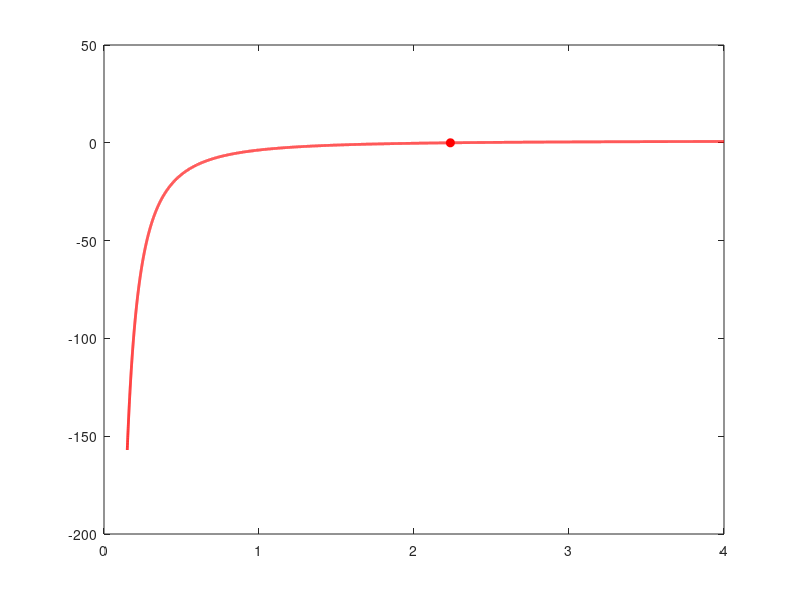

Source code (MATLAB): (Note: this script raises an error after producing the figure.)
%% MR27 RESIN PUCK INSERT CALCULATOR
% Sizes a cast resin puck (Pro-Set LAM-151-HT around an Al NAS03 spool, fully cured in a jig) that is
% spliced into the 6.1 pcf honeycomb with 3M AF 3074 core splice film and co-cured at 350 F.
% Outputs the puck radius, the failure mode that governs, and the bond strength the splice must provide.
%
% Based on G7_Insert_Calculator_MR27_20261008.m (the G7 plug calculator), same layout and sections.
% Equations based on Insert_calculator_2025_v2_1.mlx.
% ECSS-E-HB-32-22A core-shear equations are unedited.
%
% CHANGES FROM THE G7 PLUG CALCULATOR
%   * Plug material (G7/G10/G11) -> resin puck material (LAM-151-HT) with an Al spool inside.
%   * Gc = G_W (the old G_W/3 is dropped). Link force is Rev15 (8140 N).
%   * Both bolts of the bracket can share ONE puck, so the puck carries the bracket loads, or each bolt
%     can have its own round puck ('separate'). A shared puck is a figure-8 (two overlapping circles)
%     or a stadium (slot) selected with puck_layout. ECSS only covers one
%     round insert, so the two-bolt outline is sized with an equal-PERIMETER equivalent round puck.
%     That is our approximation, not ECSS.
%   * Plug-to-core bond -> splice bond (same idea: reported as the required strength).
%   * Plug-only checks (washer crush, bolt bearing in plug, washer punch-through) are replaced by a
%     spool neck compression check. The bolt now bears on the Al spool, not the puck.
%   * The potted reference insert and the potted ECSS curve are removed (the puck is the potted insert now).

clear; close all; clc;

%% 1. LOADS
% Default is worst load case from MR27_Suspension_Loads_Rev15
link_force_N          = 8140;    % max link force (N)
angle_from_normal_deg = 10.45;   % link angle from panel normal (deg) based on MR26 FLCA-F geometry
bracket_type          = 'B';     % 'A' or 'B' bracket style
a                     = 1.52;    % distance between bolts (in)
y                     = 0.4185;  % spherical to middle of bracket base (in)

SF = 2;                          % safety factor applied to loads

% Load mode: 'bracket' uses the link force and bracket geometry above (suspension arms).
% 'direct' skips the bracket and applies loads straight to the puck (non-suspension parts).
load_mode    = 'bracket';        % 'bracket' or 'direct'
direct_P_lb  = 1000;             % 'direct' mode: normal (pull-out) load on ONE puck, before SF
direct_Q_lb  = 0;                % in-plane shear on the puck, before SF
direct_M_lbin = 0;               % moment on the puck, before SF

% Friction credit (same assumption as old calc). With these numbers friction
% (850 lb per bracket) cancels all shear for every control arm at SF 2-2.5.
% Set use_friction = false for a conservative shear check.
use_friction = true;
bolt_preload = 2125.8;           % lb per bolt, 75% of proof load (old calc value)
mu           = 0.2;              % Al bracket on carbon (old calc value; sheet uses 0.175)
n_bolts      = 2;                % bolts per bracket

% Puck layout for a 2-bolt bracket:
%   'figure8'  = both bolts in ONE puck made of two overlapping circles
%   'stadium'  = both bolts in ONE puck shaped as a slot (no cusps)
%   'separate' = one round puck per bolt (the pucks must fit at the bolt spacing a)
puck_layout = 'figure8';
puck_bolts  = 2 - strcmpi(puck_layout, 'separate');   % bolts per puck (2, or 1 for separate pucks)

%% 2. SANDWICH PANEL
% This is where ply thickness and core thickness go. old calc hard-coded these
% in its CORE PROPERTIES / FACE SHEET PROPERTIES blocks (c = 0.75,
% f = 0.055); here f is built from our ply count and ply thickness.

% Face sheet (one skin)
n_plies   = 3;                   % plies per face sheet  PLACEHOLDER
t_ply_mm  = 0.18;                % cured ply thickness (mm)  PLACEHOLDER
f         = n_plies * t_ply_mm / 25.4;   % face sheet thickness (in)
vf        = 0.3;                 % Poisson's ratio = sqrt(vxy*vyx)
Ef        = 4.33e6;              % Young's modulus (psi) = sqrt(Ex*Ey) (SES value)
Sigma_fy  = 14000;               % interlaminar shear strength of skin (psi) - old calc value
tau_f_punch = 14000;             % skin through-thickness shear (punch) strength (psi) PLACEHOLDER

% Core (global 6.1 pcf, Hexcel HexWeb CR-III 5052 1/8-6.1, W direction)
c         = 1;                   % core height (in)
Gc        = 41000;               % core effective shear modulus (psi) = G_W. Old calc used G_W/3 = 13667; dropped.
Twcrit    = 272;                 % core shear strength (psi), minimum value (old calc value)

%% 3. RESIN PUCK MATERIAL  <-- EDIT
% Values are from the datasheet of the neat resin, NOT measured on our part:
%   rho_gcc: density
%   Fcu_flat: neat compressive yield (ASTM D695, 302 F post-cure)
%   T_max_C: glass transition (DMA onset) / max service temp (must clear the cure)
resin_material = 'LAM-151-HT';

switch resin_material
    case 'LAM-151-HT'   % Pro-Set LAM-151-HT / LAM-251-HT, Rev 6 Mar 2025, UNFILLED (no glass beads)
        mat.name = 'LAM-151-HT'; mat.rho_gcc = 1.13;
        mat.Fcu_flat = 16300;    mat.T_max_C = 164;     % Tg onset 328 F. No datasheet data at a 350 F cure.
        mat.verified = false;
end

cure_temp_F = 350;               % monocoque cure temperature (F)  <-- EDIT if you lower it

%% 4. SPLICE BOND (3M AF 3074)
% Shear the splice film line between the puck wall and the cut honeycomb can
% carry, averaged over the full puck wall area (perimeter * wall height). Only the foil
% edges touch the film, so this is NOT the adhesive's datasheet strength. The AF 3074
% datasheet (preliminary, June 2025) only gives 1883 psi tube shear on SOLID Al tubes, 257 F cure.
% Ideally we should empirically test what this actually is.
% Default = core shear strength (Twcrit), the same assumption as the G7 calculator: the core
% fails before the splice. Replace with push-out coupon data
% (tau = load / (perimeter*h)) when we have it.
tau_bond_allow = Twcrit;         % psi
bond_is_measured = false;        % set true once tau_bond_allow comes from your tests
bond_knockdown = 1.0;            % extra knockdown on the bond (1 = none)
inset_each_face = 0.0;           % resin inset below each skin (in), so the bonded wall is c - 2*inset  PLACEHOLDER

%% 5. HARDWARE AND SIZING RULES
resin_wall_min = 0.125;          % min resin wall outside the spool flange (in)  PLACEHOLDER
min_ligament = 0.25;             % min core left between two separate pucks (in)  PLACEHOLDER
b_min    = 0.25;                 % floor on radius (old calc floored at 0.25")
b_step   = 0;                    % round puck radius up to this step (in); 0 = no rounding
Pss_knockdown = 0.89;            % ECSS min-vs-typical knockdown (old calc value)
make_plots = true;

% Spool: NAS03 Al spool, "Insert lengths 26" tab of the MR26 sheet.
% Spool length is taken as the full panel thickness (2*f + c).
spool_flange_OD  = 0.500;        % in
spool_flange_t   = 0.080;        % in, each flange
spool_neck_dia   = 0.291;        % in
spool_hole_dia   = 0.191;        % in, bolt clearance through the spool
rho_al_gcc       = 2.70;         % Al 6061 (g/cc)
spool_neck_yield = 35000;        % psi, 6061-T6 minimum yield, assumed  PLACEHOLDER (confirm spool alloy/temper)

%% 6. DESIGN LOADS PER INSERT
switch lower(load_mode)
    case 'bracket'
        F   = link_force_N * 0.224809;               % N -> lb
        ang = angle_from_normal_deg * pi/180;
        Fn  = F*cos(ang);                            % normal to panel, whole bracket
        Fs  = F*sin(ang);                            % in-plane, whole bracket

        switch upper(bracket_type)
            case 'B'   % both bolts share the normal load; moment carried at base
                P_ins = Fn/2;
                M_ins = Fs*y;
            case 'A'   % moment resolved into a bolt-load couple (sheet FBD)
                P_ins = Fn/2 + Fs*y/a;               % worst (outside) bolt
                M_ins = 0;
            otherwise
                error('bracket_type must be ''A'' or ''B''');
        end

        max_friction = n_bolts*bolt_preload*mu*use_friction;
        P = SF*P_ins;                                % design normal load per insert (lb)
        Q = max(SF*Fs - max_friction, 0);            % design shear (lb), old calc convention
        M = SF*M_ins;                                % design moment (lb-in)

        % Loads on the PUCK. If both bolts share it, the puck carries the bracket resultants (the bolt
        % couple of a type A bracket is internal to the rigid puck). If each bolt has its own puck, each
        % puck carries the per-insert loads above, as in the G7 calculator.
        if puck_bolts == n_bolts
            P_puck = SF*Fn;   M_puck = SF*Fs*y;
        elseif puck_bolts == 1
            P_puck = P;       M_puck = M;
        else
            error('puck_bolts must be 1 or equal to n_bolts.');
        end
        Q_puck = Q;
    case 'direct'
        % Loads are given directly on one puck; no bracket and no friction credit.
        if puck_bolts > 2, error('puck_bolts must be 1 or 2.'); end
        F = NaN;  max_friction = 0;
        P_puck = SF*direct_P_lb;  Q_puck = SF*direct_Q_lb;  M_puck = SF*direct_M_lbin;
        if P_puck <= 0, error('Direct mode needs direct_P_lb > 0.'); end
        P = P_puck/puck_bolts;  Q = Q_puck;  M = M_puck;     % per-bolt P is used by the spool neck check
    otherwise
        error('load_mode must be ''bracket'' or ''direct''');
end

%% 7. ECSS CORE-SHEAR CHECK  (same equations as old calc)
beta   = c/f;                                                 % [C.2-9]
alpha  = 1/f * sqrt(Gc/Ef*12*(1-vf^2)*(1+beta/2));            % [C.2-10]
C_star = beta/(beta+1);                                       % [C.2-14]
Kmax   = @(b) b./(b./(1-exp(-.931714.*(alpha.*b).^.262866))) ...
            .*(1-sqrt((b./(1-exp(-.931714.*(alpha.*b).^.262866)))./b) ...
            .*exp(alpha.*(b-b./(1-exp(-.931714.*(alpha.*b).^.262866)))));  % [C.2-16],[C.2-6]
Pcrit  = @(b) 2*pi.*b.*c.*Twcrit./(C_star.*Kmax(b));          % [C.2-17]
Qss    = @(b) 8*b.^2*Twcrit + 2*f.*b.*Sigma_fy;               % [14.2-1]

b = linspace(0.15, 4, 20000);                                 % candidate radius of an equivalent ROUND puck (in)

% Rigid puck: radius b everywhere (the resin does not fill the cells), loads on the puck
MS_plug = 1 - ((Q_puck./Qss(b)).^2 + (P_puck./(Pss_knockdown*Pcrit(b))).^2 + (M_puck./(Pcrit(b).*b)).^2);

i1 = find(MS_plug >= 0, 1);
if isempty(i1)
    error('No radius under 4" satisfies the ECSS check - loads too high for this panel.');
end
b_ecss = b(i1);          % radius of the equivalent round puck (in)

%% 8. PUCK SIZING CHECKS
% The puck is SIZED like old calc sizes potting (ECSS core shear), plus geometric limits and
% face-sheet punch-out. The splice bond is NOT a sizing check (old calc has none); it is reported
% below as the bond strength the design REQUIRES, i.e. the target your push-out coupons have to beat.

% (d) Face-sheet punch-out around the puck perimeter (equivalent round radius)
b_punch = P_puck/(2*pi*f*tau_f_punch);
% (e) Spool flange plus a minimum resin wall (per lobe)
b_edge  = spool_flange_OD/2 + resin_wall_min;

% Two-bolt outline: equal-PERIMETER conversion from the equivalent round radius to the lobe radius.
% (our approximation, NOT ECSS; the figure-8 also ignores the stress concentration at its two cusps)
if puck_bolts == 2 && strcmpi(puck_layout, 'stadium')
    % Stadium: end radius R at each bolt, straight sides a long. Perimeter 2a + 2*pi*R.
    per_f    = @(R) 2*a + 2*pi*R;
    area_f   = @(R) pi*R.^2 + 2*R*a;
    lobe_for = @(Req) max(Req - a/pi, 0);
elseif puck_bolts == 2
    % Figure-8: two circles of radius R, centres a apart (union of the two).
    th_f     = @(R) acos(min(a./(2*R), 1));                   % half-angle of the arc lost inside the overlap
    per_f    = @(R) 4*R.*(pi - th_f(R));
    area_f   = @(R) 2*pi*R.^2 - (2*R.^2.*th_f(R) - (a/2)*sqrt(max(4*R.^2 - a^2, 0)));
    Rg       = linspace(0.01, 8, 80000);
    lobe_for = @(Req) Rg(find(per_f(Rg) >= 2*pi*Req, 1));     % smallest lobe whose outline has perimeter >= 2*pi*Req
else
    per_f    = @(R) 2*pi*R;                                   % one bolt: a round puck
    area_f   = @(R) pi*R.^2;
    lobe_for = @(Req) Req;
end

req_names = {'ECSS core shear (old calc eqns)', 'Face-sheet punch-out', ...
             'Spool flange + resin wall', 'Minimum radius floor'};
req_vals  = [lobe_for(b_ecss), lobe_for(b_punch), b_edge, b_min];
[b_req, igov] = max(req_vals);
if b_step > 0
    b_design = ceil(b_req/b_step - 1e-9)*b_step;
else
    b_design = b_req;   % exact radius at the governing limit
end
b_round = per_f(b_design)/(2*pi);     % equivalent round radius of the final outline (= b_design for one round puck)

% (c) Splice bond requirement at the design size.
% Conservative: all of P through the puck wall, no credit for the skins.
h            = c - 2*inset_each_face;                               % bonded wall height (in)
perim        = per_f(b_design);                                     % bonded perimeter (in)
tau_bond_req = P_puck/(perim*h);                                    % psi, average
tau_bond_pk  = tau_bond_req + M_puck/(pi*b_round^2*h);              % psi, peak when the moment tilts the puck (ours, not ECSS)
sig_bond_Q   = Q_puck/(pi*b_round*h);                               % psi, peak normal stress on the wall from Q
MS_bond      = tau_bond_allow*bond_knockdown/tau_bond_req - 1;

% Spool neck compression (radius-independent). Push-in direction: bolt preload clamps the neck and the
% pushed-in link load adds to it. The neck is checked ALONE: any compression the resin shares is ignored.
A_neck     = pi/4*(spool_neck_dia^2 - spool_hole_dia^2);            % in^2
F_neck     = bolt_preload + P;                                      % lb per spool (P = per-insert load)
sig_neck   = F_neck/A_neck;                                         % psi
MS_neck    = spool_neck_yield/sig_neck - 1;
OD_neck_req = sqrt(4*(F_neck/spool_neck_yield)/pi + spool_hole_dia^2);   % neck OD for MS = 0 at this bore (in)

%% 9. RESULTS
in3_to_cc = 16.387064;
% Puck mass: Al spool(s) + resin filling the puck outline (height c) except where the spool and its bolt hole sit.
L_spool    = 2*f + c;                                                % in
V_flanges  = 2 * pi/4*(spool_flange_OD^2 - spool_hole_dia^2)*spool_flange_t;
V_neck     = pi/4*(spool_neck_dia^2 - spool_hole_dia^2)*(L_spool - 2*spool_flange_t);
V_spool    = V_flanges + V_neck;                                     % solid Al (in^3)
V_spool_in_core = V_spool - pi/4*(spool_flange_OD^2 - spool_hole_dia^2)*2*f;
V_hole_in_core  = pi/4*spool_hole_dia^2*c;
V_resin    = area_f(b_design)*c - puck_bolts*(V_spool_in_core + V_hole_in_core);   % in^3
m_spool    = puck_bolts*rho_al_gcc*in3_to_cc/1000*V_spool;           % kg
m_resin    = mat.rho_gcc*in3_to_cc/1000*V_resin;                     % kg
m_puck     = m_spool + m_resin;                                      % kg

fprintf('\n=== DESIGN LOADS (SF = %.2f) ===\n', SF);
if strcmpi(load_mode, 'bracket')
    fprintf('Link force %.0f N (%.0f lb), %.2f deg from normal, bracket type %s\n', ...
            link_force_N, F, angle_from_normal_deg, upper(bracket_type));
else
    fprintf('Direct load mode (no bracket, no friction credit)\n');
end
fprintf('Per insert: P = %.0f lb   Q = %.0f lb   M = %.0f lb-in   (friction credit %.0f lb)\n', P, Q, M, max_friction);
fprintf('On the puck (%d bolt(s)): P = %.0f lb   Q = %.0f lb   M = %.0f lb-in\n', puck_bolts, P_puck, Q_puck, M_puck);
fprintf('Panel: f = %.4f in (%d plies x %.3f mm), c = %.3f in\n', f, n_plies, t_ply_mm, c);

fprintf('\n=== %s PUCK: REQUIRED RADIUS BY FAILURE MODE ===\n', mat.name);
for k = 1:numel(req_vals)
    tag = '';  if k == igov, tag = '  <-- governs'; end
    fprintf('  %-32s %6.3f in%s\n', req_names{k}, req_vals(k), tag);
end
if puck_bolts == 2
    fprintf('  (radius of each lobe; equivalent round puck: ECSS %.3f in, punch-out %.3f in)\n', b_ecss, b_punch);
    if strcmpi(puck_layout, 'stadium')
        fprintf('Puck to mold: stadium, end radius %.4f in, bolt centres %.2f in apart, %.2f x %.2f in, approx. mass %.1f g\n', ...
                b_design, a, a + 2*b_design, 2*b_design, 1000*m_puck);
    else
        fprintf('Puck to mold: figure-8, lobe radius %.4f in, bolt centres %.2f in apart, %.2f x %.2f in, approx. mass %.1f g\n', ...
                b_design, a, a + 2*b_design, 2*b_design, 1000*m_puck);
    end
else
    fprintf('Puck radius to mold: %.4f in (dia %.4f in), approx. mass %.1f g per puck\n', b_design, 2*b_design, 1000*m_puck);
    if strcmpi(puck_layout, 'separate')
        fprintf('Separate pucks: one per bolt, %d per bracket, approx. %.1f g per bracket\n', n_bolts, n_bolts*1000*m_puck);
    end
end

fprintf('\n=== SPLICE BOND REQUIREMENT (target for push-out coupons) ===\n');
fprintf('  Bond must carry >= %.0f psi  (= P / (perimeter*h), all load through the wall)\n', tau_bond_req);
fprintf('  Peak with the moment: %.0f psi  (adds M / (pi*Req^2*h))\n', tau_bond_pk);
if Q_puck > 0
    fprintf('  Normal stress on the wall from Q: %.0f psi\n', sig_bond_Q);
end
if bond_is_measured
    src = 'measured';
else
    src = 'core shear strength, not measured';
end
fprintf('  Current allowable %.0f psi (%s) -> MS = %.2f\n', tau_bond_allow, src, MS_bond);
fprintf('  For a coupon of perimeter L and wall height h: pass if failure load > %.0f*L*h lb\n', tau_bond_req);

fprintf('\n=== OTHER CHECKS (margin of safety, >0 passes) ===\n');
fprintf('  Spool neck compression       MS = %6.2f  (%.0f psi vs %.0f psi yield; preload %.0f + push-in %.0f lb on %.4f in^2)\n', ...
        MS_neck, sig_neck, spool_neck_yield, bolt_preload, P, A_neck);
if MS_neck < 0
    fprintf('    Neck alone FAILS. Neck OD for MS = 0 at the %.3f in bore: %.3f in (now %.3f in, flange OD %.3f in).\n', ...
            spool_hole_dia, OD_neck_req, spool_neck_dia, spool_flange_OD);
    fprintf('    The resin around the neck may share the compression; this check ignores that.\n');
end
if strcmpi(puck_layout, 'separate') && strcmpi(load_mode, 'bracket')
    spacing_min = 2*b_design + min_ligament;      % two round pucks plus the core ligament between them
    MS_spacing  = a/spacing_min - 1;
    if MS_spacing >= 0, verdict = 'fit'; else, verdict = 'DO NOT FIT'; end
    fprintf('  Separate pucks at bolt spacing MS = %6.2f  (need %.2f in centre-to-centre, have %.2f in: pucks %s)\n', ...
            MS_spacing, spacing_min, a, verdict);
end
T_cure_C = (cure_temp_F-32)*5/9;
if mat.T_max_C < T_cure_C
    fprintf('  WARNING: %s max temp %.0f C is below the %.0f C (%.0f F) cure.\n', ...
            mat.name, mat.T_max_C, T_cure_C, cure_temp_F);
end
if ~mat.verified
    fprintf('\n  NOTE: %s material properties are still datasheet values for the neat resin.\n', mat.name);
end
if ~bond_is_measured
    fprintf('  NOTE: bond allowable = core shear strength (%.0f psi), not measured.\n', tau_bond_allow);
end
if puck_bolts == 2
    fprintf('  NOTE: two-bolt puck sizing is an equal-perimeter approximation (ours, not ECSS).\n');
end
if Q_puck == 0 && use_friction && strcmpi(load_mode, 'bracket')
    fprintf('  NOTE: friction cancels all of Q (bolt preload and mu are placeholders).\n');
end

if make_plots
    figure;
    plot(b, MS_plug, 'r', 'LineWidth', 2); hold on;
    plot(b_ecss, 0, 'ro', 'MarkerFaceColor', 'r');
    yline(0, 'k:');
    xlim([0 4]); ylim([-1 1]);
    xlabel('Radius of equivalent round puck (in)'); ylabel('Margin of safety (ECSS core shear)');
    legend([mat.name ' puck'], 'Location', 'southeast');
    title(sprintf('Link %.0f N, SF %.1f', link_force_N, SF));
    grid on;
end
